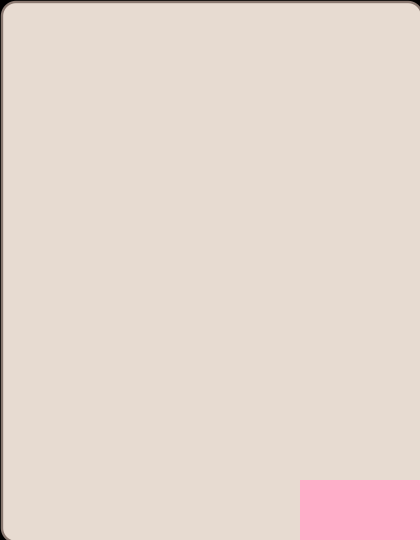

The image is a tile-based game level rendered from a .tmx file. Its description and source (layers, tilesets, objects; grid data summarised) follow:
An orthogonal 7x9 tile map with 60x60 px tiles, 3 tile layers (background, wall, Items), 3 tilesets and 4 objects (character, food1, food2, counter).

<map version="1.0" orientation="orthogonal" width="7" height="9" tilewidth="60" tileheight="60">
 <tileset firstgid="1" name="background1" tilewidth="60" tileheight="60">
  <image source="background1.png" width="424" height="544" />
 </tileset>
 <tileset firstgid="64" source="metaset1.tsx" />
 <tileset firstgid="65" name="wall" tilewidth="60" tileheight="60">
  <image source="wall.png" width="120" height="120" />
 </tileset>
 <layer name="background" width="7" height="9">
  <data>[63 cells, 63 non-empty, 63 distinct tile ids]</data>
 </layer>
 <layer name="wall" width="7" height="9">
  <data>[63 cells, 2 non-empty, 2 distinct tile ids]</data>
 </layer>
 <layer name="Items" width="7" height="9">
  <data>[63 cells, 2 non-empty, 1 distinct tile ids]</data>
 </layer>
 <objectgroup name="object" width="7" height="9">
  <object name="character" x="63" y="425" width="52" height="49" />
 </objectgroup>
 <objectgroup name="foods" width="7" height="9">
  <object name="food1" x="125" y="63" width="50" height="52" />
  <object name="food2" x="304" y="302" width="47" height="50" />
 </objectgroup>
 <objectgroup name="endPoint" width="7" height="9">
  <object name="counter" x="362" y="5" width="54" height="52" />
 </objectgroup>
</map>
